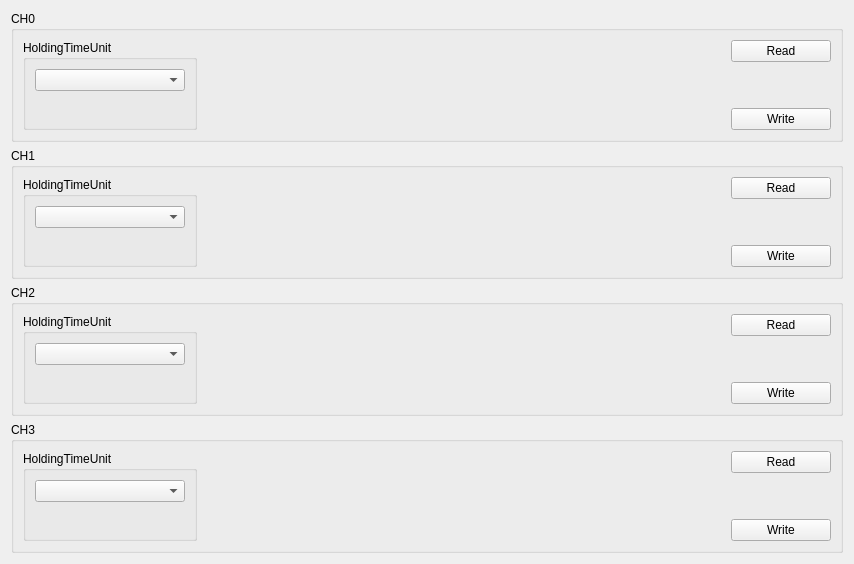
          <widget class="QWidget" name="tabAdvanced">
           <attribute name="title">
            <string>Advanced</string>
           </attribute>
           <layout class="QVBoxLayout" name="verticalLayout_24">
            <item>
             <widget class="QGroupBox" name="groupBox_10">
              <property name="title">
               <string>CH0</string>
              </property>
              <layout class="QHBoxLayout" name="horizontalLayout_42">
               <item>
                <layout class="QHBoxLayout" name="horizontalLayout_34">
                 <item>
                  <widget class="QGroupBox" name="groupBox_11">
                   <property name="title">
                    <string>HoldingTimeUnit</string>
                   </property>
                   <layout class="QHBoxLayout" name="horizontalLayout_33">
                    <item>
                     <layout class="QVBoxLayout" name="verticalLayout_20">
                      <item>
                       <widget class="QComboBox" name="m_ch0HoldingTimeUnit">
                        <property name="minimumSize">
                         <size>
                          <width>150</width>
                          <height>0</height>
                         </size>
                        </property>
                       </widget>
                      </item>
                      <item>
                       <widget class="QLabel" name="m_lblCh0HoldingTimeUnitCurrentValue">
                        <property name="text">
                         <string/>
                        </property>
                       </widget>
                      </item>
                     </layout>
                    </item>
                   </layout>
                  </widget>
                 </item>
                 <item>
                  <spacer name="horizontalSpacer_9">
                   <property name="orientation">
                    <enum>Qt::Horizontal</enum>
                   </property>
                   <property name="sizeHint" stdset="0">
                    <size>
                     <width>418</width>
                     <height>20</height>
                    </size>
                   </property>
                  </spacer>
                 </item>
                 <item>
                  <layout class="QVBoxLayout" name="verticalLayout_25">
                   <item>
                    <widget class="QPushButton" name="m_ch0AdvReadBtn">
                     <property name="minimumSize">
                      <size>
                       <width>100</width>
                       <height>0</height>
                      </size>
                     </property>
                     <property name="maximumSize">
                      <size>
                       <width>100</width>
                       <height>16777215</height>
                      </size>
                     </property>
                     <property name="text">
                      <string>Read</string>
                     </property>
                    </widget>
                   </item>
                   <item>
                    <spacer name="verticalSpacer_11">
                     <property name="orientation">
                      <enum>Qt::Vertical</enum>
                     </property>
                     <property name="sizeHint" stdset="0">
                      <size>
                       <width>20</width>
                       <height>40</height>
                      </size>
                     </property>
                    </spacer>
                   </item>
                   <item>
                    <widget class="QPushButton" name="m_ch0AdvWriteBtn">
                     <property name="minimumSize">
                      <size>
                       <width>100</width>
                       <height>0</height>
                      </size>
                     </property>
                     <property name="maximumSize">
                      <size>
                       <width>100</width>
                       <height>16777215</height>
                      </size>
                     </property>
                     <property name="text">
                      <string>Write</string>
                     </property>
                    </widget>
                   </item>
                  </layout>
                 </item>
                </layout>
               </item>
              </layout>
             </widget>
            </item>
            <item>
             <widget class="QGroupBox" name="groupBox_7">
              <property name="title">
               <string>CH1</string>
              </property>
              <layout class="QHBoxLayout" name="horizontalLayout_41">
               <item>
                <layout class="QHBoxLayout" name="horizontalLayout_40">
                 <item>
                  <widget class="QGroupBox" name="groupBox_12">
                   <property name="title">
                    <string>HoldingTimeUnit</string>
                   </property>
                   <layout class="QHBoxLayout" name="horizontalLayout_35">
                    <item>
                     <layout class="QVBoxLayout" name="verticalLayout_21">
                      <item>
                       <widget class="QComboBox" name="m_ch1HoldingTimeUnit">
                        <property name="minimumSize">
                         <size>
                          <width>150</width>
                          <height>0</height>
                         </size>
                        </property>
                       </widget>
                      </item>
                      <item>
                       <widget class="QLabel" name="m_lblCh1HoldingTimeUnitCurrentValue">
                        <property name="text">
                         <string/>
                        </property>
                       </widget>
                      </item>
                     </layout>
                    </item>
                   </layout>
                  </widget>
                 </item>
                 <item>
                  <spacer name="horizontalSpacer_10">
                   <property name="orientation">
                    <enum>Qt::Horizontal</enum>
                   </property>
                   <property name="sizeHint" stdset="0">
                    <size>
                     <width>528</width>
                     <height>20</height>
                    </size>
                   </property>
                  </spacer>
                 </item>
                 <item>
                  <layout class="QVBoxLayout" name="verticalLayout_26">
                   <item>
                    <widget class="QPushButton" name="m_ch1AdvReadBtn">
                     <property name="minimumSize">
                      <size>
                       <width>100</width>
                       <height>0</height>
                      </size>
                     </property>
                     <property name="maximumSize">
                      <size>
                       <width>100</width>
                       <height>16777215</height>
                      </size>
                     </property>
                     <property name="text">
                      <string>Read</string>
                     </property>
                    </widget>
                   </item>
                   <item>
                    <spacer name="verticalSpacer_12">
                     <property name="orientation">
                      <enum>Qt::Vertical</enum>
                     </property>
                     <property name="sizeHint" stdset="0">
                      <size>
                       <width>20</width>
                       <height>40</height>
                      </size>
                     </property>
                    </spacer>
                   </item>
                   <item>
                    <widget class="QPushButton" name="m_ch1AdvWriteBtn">
                     <property name="minimumSize">
                      <size>
                       <width>100</width>
                       <height>0</height>
                      </size>
                     </property>
                     <property name="maximumSize">
                      <size>
                       <width>100</width>
                       <height>16777215</height>
                      </size>
                     </property>
                     <property name="text">
                      <string>Write</string>
                     </property>
                    </widget>
                   </item>
                  </layout>
                 </item>
                </layout>
               </item>
              </layout>
             </widget>
            </item>
            <item>
             <widget class="QGroupBox" name="groupBox_9">
              <property name="title">
               <string>CH2</string>
              </property>
              <layout class="QHBoxLayout" name="horizontalLayout_43">
               <item>
                <layout class="QHBoxLayout" name="horizontalLayout_39">
                 <item>
                  <widget class="QGroupBox" name="groupBox_13">
                   <property name="title">
                    <string>HoldingTimeUnit</string>
                   </property>
                   <layout class="QHBoxLayout" name="horizontalLayout_36">
                    <item>
                     <layout class="QVBoxLayout" name="verticalLayout_22">
                      <item>
                       <widget class="QComboBox" name="m_ch2HoldingTimeUnit">
                        <property name="minimumSize">
                         <size>
                          <width>150</width>
                          <height>0</height>
                         </size>
                        </property>
                       </widget>
                      </item>
                      <item>
                       <widget class="QLabel" name="m_lblCh2HoldingTimeUnitCurrentValue">
                        <property name="text">
                         <string/>
                        </property>
                       </widget>
                      </item>
                     </layout>
                    </item>
                   </layout>
                  </widget>
                 </item>
                 <item>
                  <spacer name="horizontalSpacer_11">
                   <property name="orientation">
                    <enum>Qt::Horizontal</enum>
                   </property>
                   <property name="sizeHint" stdset="0">
                    <size>
                     <width>518</width>
                     <height>20</height>
                    </size>
                   </property>
                  </spacer>
                 </item>
                 <item>
                  <layout class="QVBoxLayout" name="verticalLayout_27">
                   <item>
                    <widget class="QPushButton" name="m_ch2AdvReadBtn">
                     <property name="minimumSize">
                      <size>
                       <width>100</width>
                       <height>0</height>
                      </size>
                     </property>
                     <property name="maximumSize">
                      <size>
                       <width>100</width>
                       <height>16777215</height>
                      </size>
                     </property>
                     <property name="text">
                      <string>Read</string>
                     </property>
                    </widget>
                   </item>
                   <item>
                    <spacer name="verticalSpacer_13">
                     <property name="orientation">
                      <enum>Qt::Vertical</enum>
                     </property>
                     <property name="sizeHint" stdset="0">
                      <size>
                       <width>20</width>
                       <height>40</height>
                      </size>
                     </property>
                    </spacer>
                   </item>
                   <item>
                    <widget class="QPushButton" name="m_ch2AdvWriteBtn">
                     <property name="minimumSize">
                      <size>
                       <width>100</width>
                       <height>0</height>
                      </size>
                     </property>
                     <property name="maximumSize">
                      <size>
                       <width>100</width>
                       <height>16777215</height>
                      </size>
                     </property>
                     <property name="text">
                      <string>Write</string>
                     </property>
                    </widget>
                   </item>
                  </layout>
                 </item>
                </layout>
               </item>
              </layout>
             </widget>
            </item>
            <item>
             <widget class="QGroupBox" name="groupBox_8">
              <property name="title">
               <string>CH3</string>
              </property>
              <layout class="QHBoxLayout" name="horizontalLayout_44">
               <item>
                <layout class="QHBoxLayout" name="horizontalLayout_38">
                 <item>
                  <widget class="QGroupBox" name="groupBox_14">
                   <property name="title">
                    <string>HoldingTimeUnit</string>
                   </property>
                   <layout class="QHBoxLayout" name="horizontalLayout_37">
                    <item>
                     <layout class="QVBoxLayout" name="verticalLayout_23">
                      <item>
                       <widget class="QComboBox" name="m_ch3HoldingTimeUnit">
                        <property name="minimumSize">
                         <size>
                          <width>150</width>
                          <height>0</height>
                         </size>
                        </property>
                       </widget>
                      </item>
                      <item>
                       <widget class="QLabel" name="m_lblCh3HoldingTimeUnitCurrentValue">
                        <property name="text">
                         <string/>
                        </property>
                       </widget>
                      </item>
                     </layout>
                    </item>
                   </layout>
                  </widget>
                 </item>
                 <item>
                  <spacer name="horizontalSpacer_12">
                   <property name="orientation">
                    <enum>Qt::Horizontal</enum>
                   </property>
                   <property name="sizeHint" stdset="0">
                    <size>
                     <width>478</width>
                     <height>20</height>
                    </size>
                   </property>
                  </spacer>
                 </item>
                 <item>
                  <layout class="QVBoxLayout" name="verticalLayout_28">
                   <item>
                    <widget class="QPushButton" name="m_ch3AdvReadBtn">
                     <property name="minimumSize">
                      <size>
                       <width>100</width>
                       <height>0</height>
                      </size>
                     </property>
                     <property name="maximumSize">
                      <size>
                       <width>100</width>
                       <height>16777215</height>
                      </size>
                     </property>
                     <property name="text">
                      <string>Read</string>
                     </property>
                    </widget>
                   </item>
                   <item>
                    <spacer name="verticalSpacer_14">
                     <property name="orientation">
                      <enum>Qt::Vertical</enum>
                     </property>
                     <property name="sizeHint" stdset="0">
                      <size>
                       <width>20</width>
                       <height>40</height>
                      </size>
                     </property>
                    </spacer>
                   </item>
                   <item>
                    <widget class="QPushButton" name="m_ch3AdvWriteBtn">
                     <property name="minimumSize">
                      <size>
                       <width>100</width>
                       <height>0</height>
                      </size>
                     </property>
                     <property name="maximumSize">
                      <size>
                       <width>100</width>
                       <height>16777215</height>
                      </size>
                     </property>
                     <property name="text">
                      <string>Write</string>
                     </property>
                    </widget>
                   </item>
                  </layout>
                 </item>
                </layout>
               </item>
              </layout>
             </widget>
            </item>
           </layout>
          </widget>
